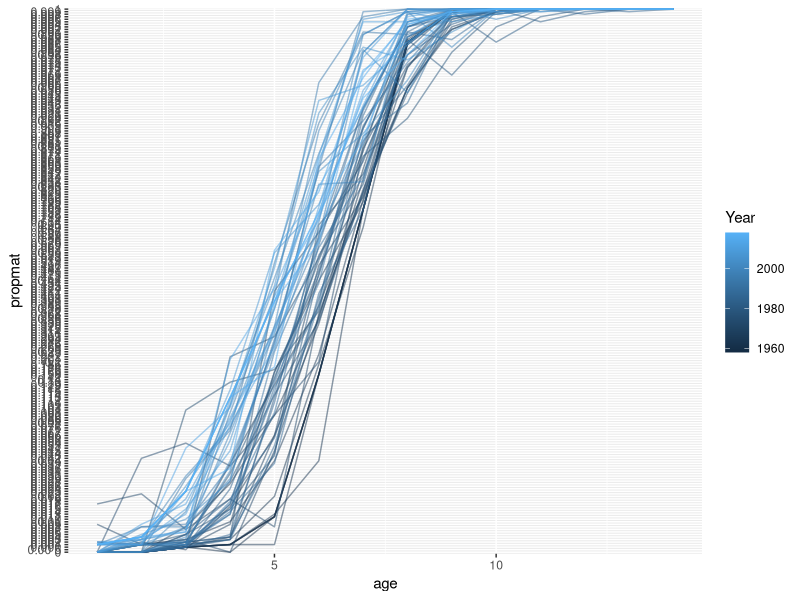
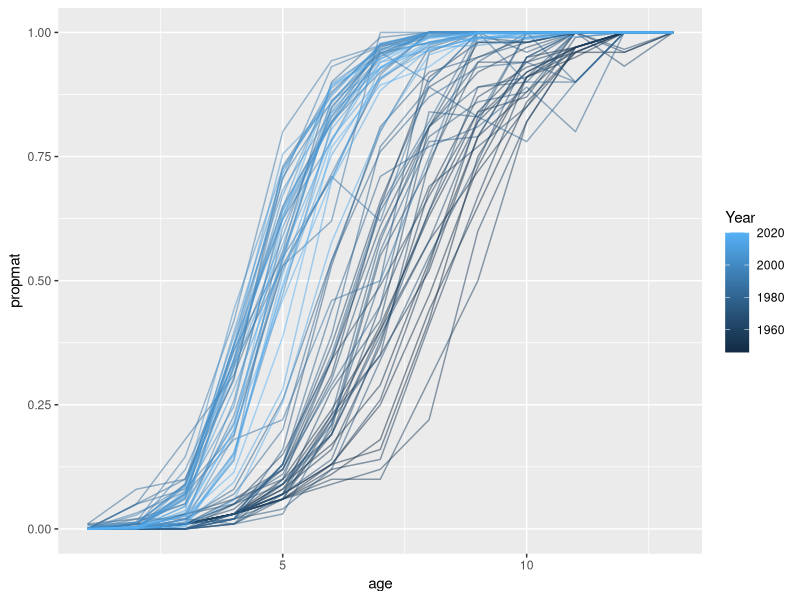

Generate these figures, in order, with R: (Note: this script raises an error after producing the figures.)
# analyze phenotype changes

# functions
require(data.table)
require(ggplot2)

calc50p <- function(x,y){ # fit logistic regression and return x value for y=50%
  mod <- glm(y ~ x, family = binomial)
  betas <- coef(mod)
  return(-betas[1]/betas[2])
}

# read in data
canmat <- fread('data/phenotypes/Brattey et al_2018_Table18_proportion_mature.csv')
lofmat <- fread('data/phenotypes/AFWG_Table 3.11.csv', skip = 3)
lofmat <- lofmat[!is.na(Year_age), ] # trim off an NA row

# long format
canmatl <- melt(canmat, id.vars = c('Year'), value.name = 'propmat')
canmatl[, age := as.numeric(gsub('Age', '', variable))]

setnames(lofmat, c('Year_age', '+gp'), c('Year', '15')) # set older ages to 15 for simplicity
lofmatl <- melt(lofmat, id.vars = c('Year'), value.name = 'propmat', variable.name = 'age') # gives an error, but I don't understand why. looks fine
lofmatl[, age := as.numeric(age)]

# plot maturity curves by year
ggplot(canmatl, aes(age, propmat, group = Year, color = Year)) +
  geom_line(alpha = 0.5)

ggplot(lofmatl, aes(age, propmat, group = Year, color = Year)) +
  geom_line(alpha = 0.5)


# calc 50% maturity from logistic regression models
canmat50 <- canmatl[, .(age50 = calc50p(age, cbind(propmat*1000, (1-propmat)*1000)), pop = 'can'), by = Year]
lofmat50 <- lofmatl[, .(age50 = calc50p(age, cbind(propmat*1000, (1-propmat)*1000)), pop = 'lof'), by = Year]

# combine
mat50 <- rbind(canmat50, lofmat50)

# plot age of 50% maturity by year
ggplot(mat50, aes(Year, age50, group = pop, color = pop)) +
  geom_line() + 
  geom_smooth()

# write out
write.csv(mat50, 'output/age_50percmature.csv', row.names = FALSE)
